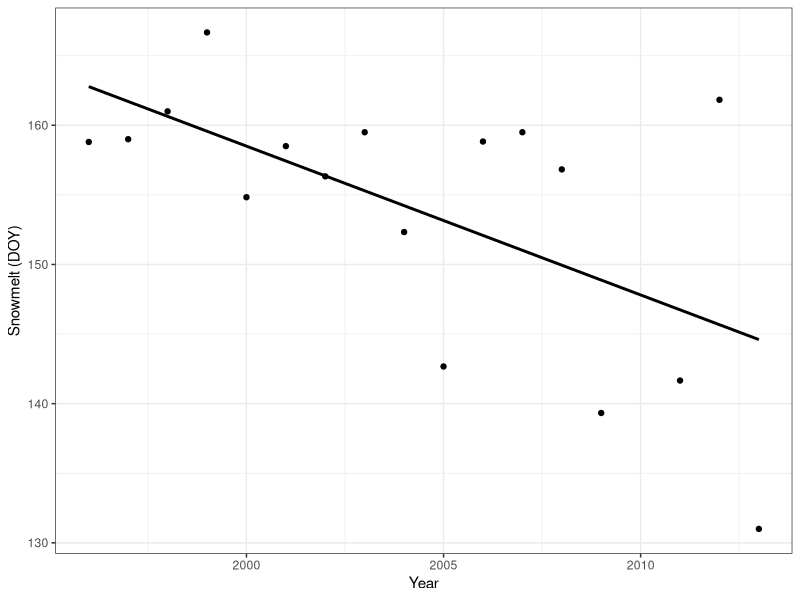
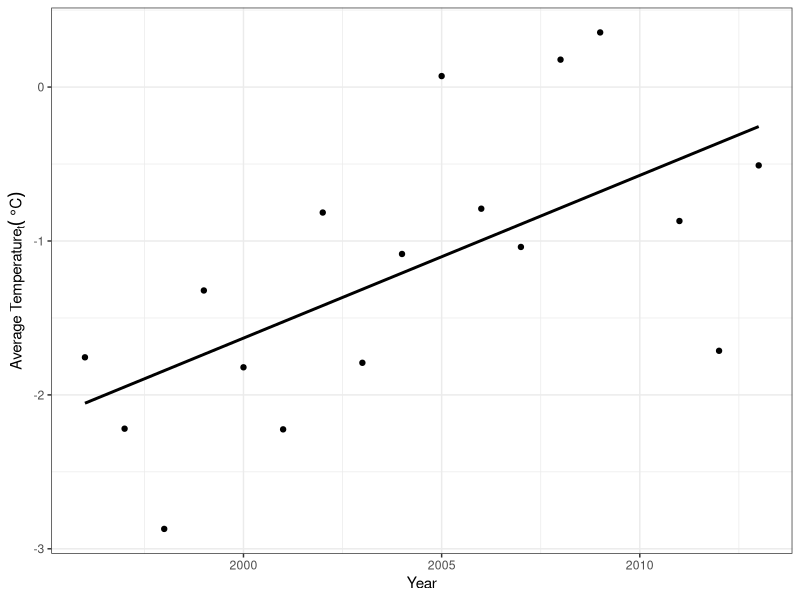
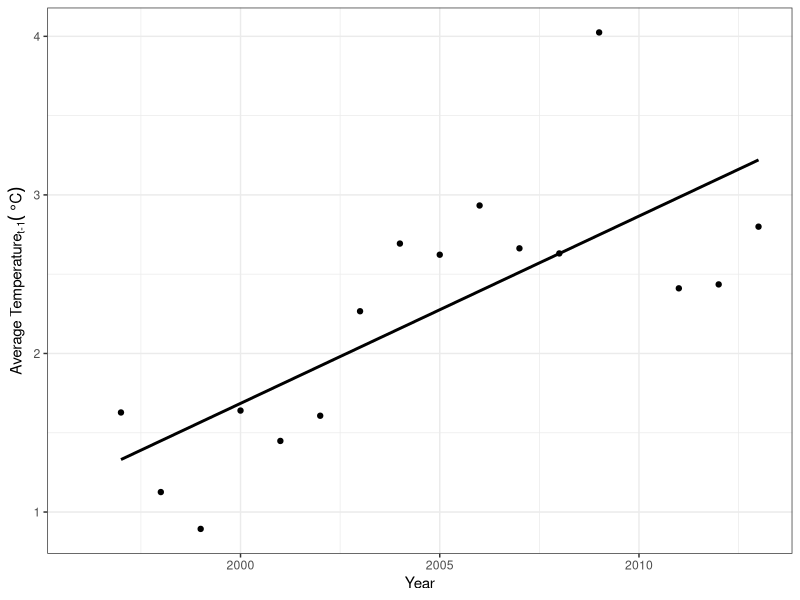
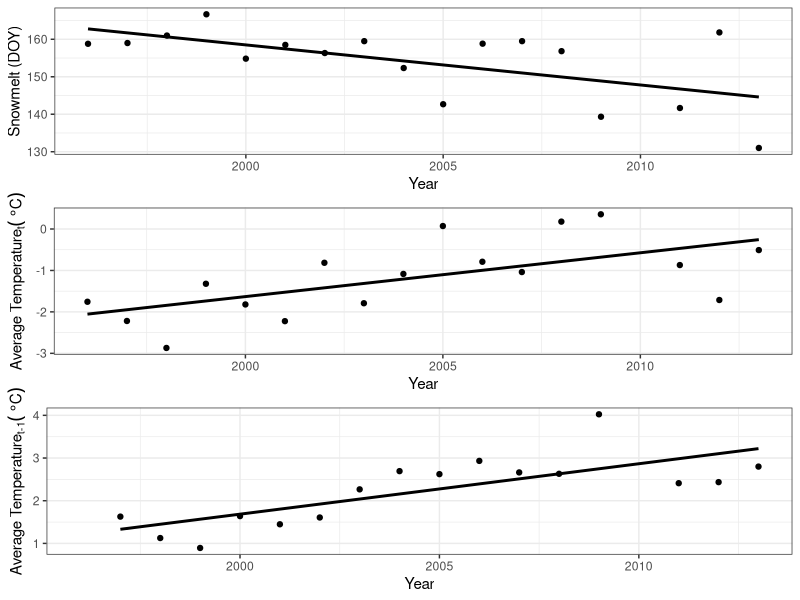
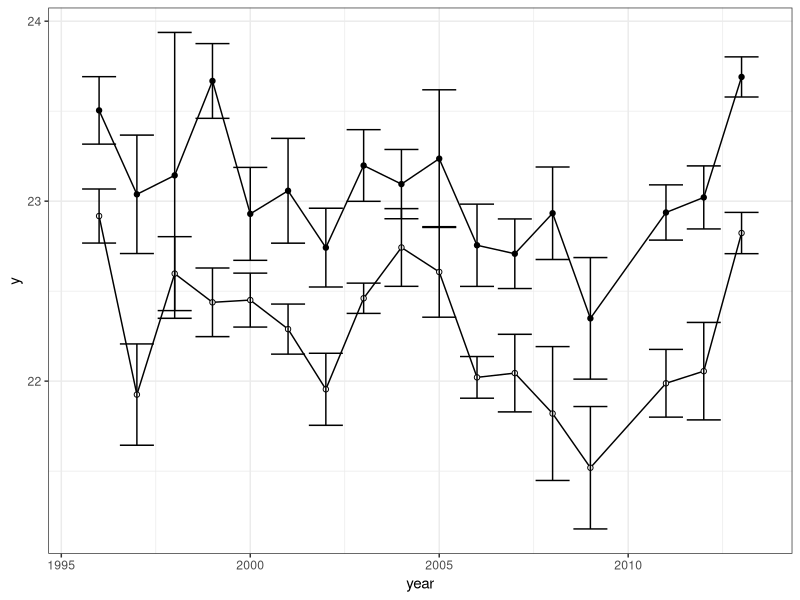
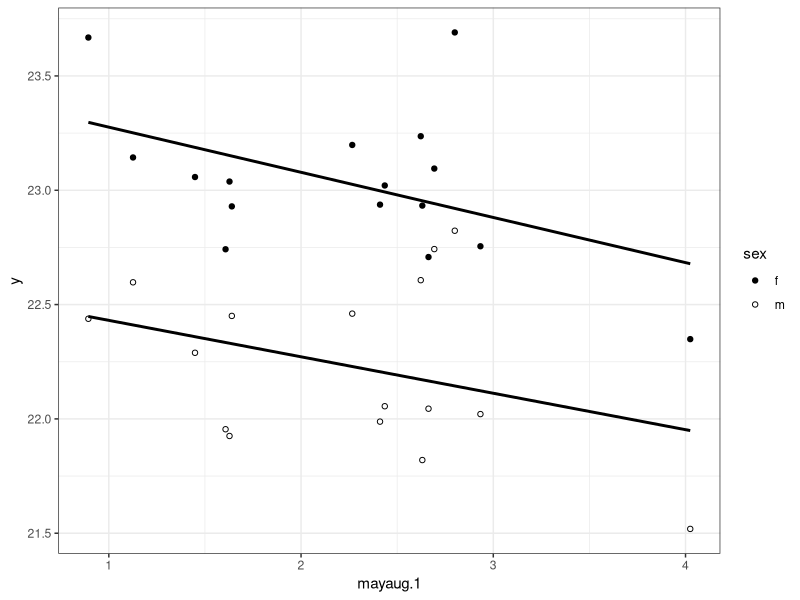

Here is the R script that generated these plots, in order:
# 2023.09.28_  Worked example: Bowden butterfly data

boloria=read.csv("data/boloria.csv")
boloria

colias=read.csv("data/colias.csv")
colias

library(tidyverse)
library(cowplot)
# organize the yearly climate data
year.dat=boloria %>%
  group_by(year) %>%
  summarise(snow=mean(snow), mayjun=mean(mayjun), mayaug.1=mean(mayaug.1))

# plot snowmelt day of year (DOY) across years (panel a)
p1=ggplot(year.dat, aes(x=year, y=snow)) +
  geom_point() +
  geom_smooth(method = "lm", se=F, color="black") +
  theme_bw() +
  labs(y="Snowmelt (DOY)", x="Year")
p1

# ploy may-june temperature of current year across time (panel b)
p2=ggplot(year.dat, aes(x=year, y=mayjun)) +
  geom_point() +
  geom_smooth(method = "lm", se=F, color="black") +
  theme_bw() +
  labs(y=expression(paste("Average Temperature"["t"],"", (~degree*C))), x="Year")
p2

# plot may-augtemperature of current year across time (panel c)
p3=ggplot(year.dat, aes(x=year, y=mayaug.1)) +
  geom_point() +
  geom_smooth(method = "lm", se=F, color="black") +
  theme_bw() +
  labs(y=expression(paste("Average Temperature" ["t-1"],"", (~degree*C))), x="Year")
p3

# now plot all three plots
plot_grid(p1, p2, p3, nrow=3)

# fit linear models to climate data
fit.snow=lm(snow~year, data= year.dat)
summary(fit.snow)

fit.mayjun= lm(mayjun~year, data= year.dat)
summary(fit.mayjun)

fit.mayaug.1=lm(mayaug.1~year, data= year.dat)
summary(fit.mayaug.1)

## Recreate FIGURE 2
 year.dat #climate variable for each year
colias
boloria

#getting average and standard error of wind length for each sex of each species for each year. This generates the values for our error bars and stuff we'll add later.

wl.colias=colias %>%
  group_by(year, sex) %>%
  summarise(mean_se(WL))

# lets plot it
p2.b=ggplot(wl.colias, aes(x=year, y=y, group=sex)) +
  geom_path() +
  geom_point(aes(fill=sex), pch=21) +
  scale_fill_manual(values = c("black", "white")) +
  geom_errorbar(aes(ymin=ymin, ymax=ymax)) +
  theme_bw() +
  theme(legend.position = "none")
p2.b

# for Figure 2 panels c and d, we need to merge together the yearly winglength data and yearly climate data. We cna do that using a "JOIN" fucntion.
year.dat
wl.colias

wl.colias=left_join(wl.colias, year.dat, by=join_by(year==year))
# SOMETHING IS WRONG WITH THE ONE BELOW--SEE Dai's Module!!!
p2.c= ggplot(wl.colias, aes(x=mayaug.1, y=y, group=sex)) +
  geom_point(aes(fill=sex), pch=21) +
  scale_fill_manual(values = c("black", "white")) +
  geom_smooth(method = "lm", se=F, color="black") +
  theme_bw()
p2.c


